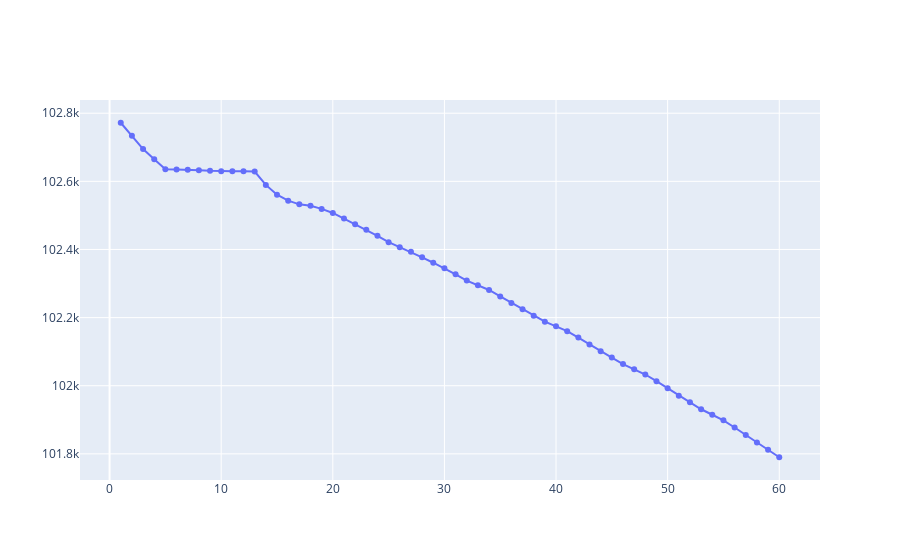

Notebook code for this chart:
### Code cell
fig1 = go.Figure()
fig1.add_trace(go.Scatter(x=t, y=S, name = 'Susceptible',mode='lines+markers'))
fig1.show()
